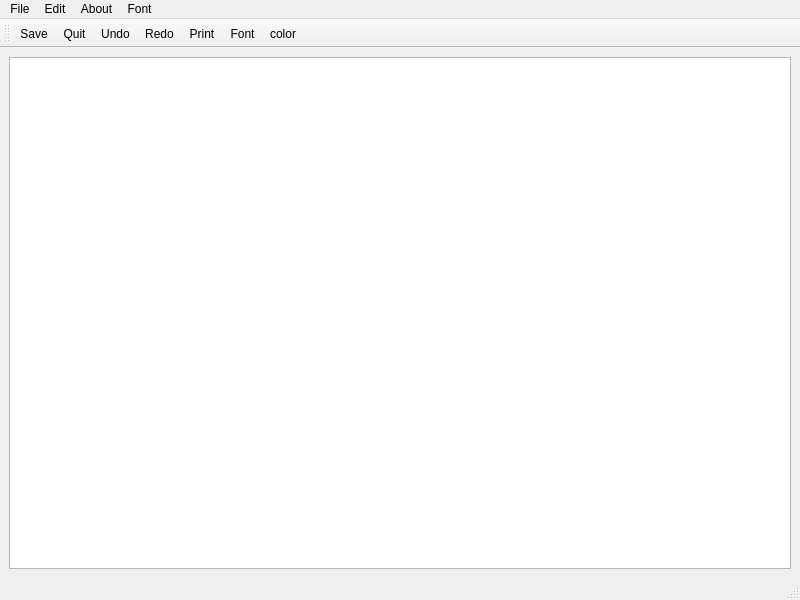
<?xml version="1.0" encoding="UTF-8"?>
<ui version="4.0">
 <class>MainWindow</class>
 <widget class="QMainWindow" name="MainWindow">
  <property name="geometry">
   <rect>
    <x>0</x>
    <y>0</y>
    <width>800</width>
    <height>600</height>
   </rect>
  </property>
  <property name="windowTitle">
   <string>MainWindow</string>
  </property>
  <widget class="QWidget" name="centralwidget">
   <layout class="QVBoxLayout" name="verticalLayout">
    <item>
     <widget class="QTextEdit" name="textEdit"/>
    </item>
   </layout>
  </widget>
  <widget class="QMenuBar" name="menubar">
   <property name="geometry">
    <rect>
     <x>0</x>
     <y>0</y>
     <width>800</width>
     <height>25</height>
    </rect>
   </property>
   <widget class="QMenu" name="menuFile">
    <property name="title">
     <string>File</string>
    </property>
    <addaction name="actionOpen"/>
    <addaction name="actionSave"/>
    <addaction name="separator"/>
    <addaction name="actionQuit"/>
   </widget>
   <widget class="QMenu" name="menuEdit">
    <property name="title">
     <string>Edit</string>
    </property>
    <addaction name="actionCopy"/>
    <addaction name="actionPaste"/>
    <addaction name="separator"/>
    <addaction name="actionUndo"/>
    <addaction name="actionRedo"/>
    <addaction name="actionPrint"/>
   </widget>
   <widget class="QMenu" name="menuAbout">
    <property name="title">
     <string>About</string>
    </property>
    <addaction name="actionAbout"/>
    <addaction name="actionAbout_Qt"/>
   </widget>
   <widget class="QMenu" name="menuFont">
    <property name="title">
     <string>Font</string>
    </property>
    <addaction name="actionFont"/>
    <addaction name="actioncolor"/>
   </widget>
   <addaction name="menuFile"/>
   <addaction name="menuEdit"/>
   <addaction name="menuAbout"/>
   <addaction name="menuFont"/>
  </widget>
  <widget class="QStatusBar" name="statusbar"/>
  <widget class="QToolBar" name="toolBar">
   <property name="windowTitle">
    <string>toolBar</string>
   </property>
   <attribute name="toolBarArea">
    <enum>TopToolBarArea</enum>
   </attribute>
   <attribute name="toolBarBreak">
    <bool>false</bool>
   </attribute>
   <addaction name="actionSave"/>
   <addaction name="actionQuit"/>
   <addaction name="actionUndo"/>
   <addaction name="actionRedo"/>
   <addaction name="actionPrint"/>
   <addaction name="actionFont"/>
   <addaction name="actioncolor"/>
  </widget>
  <action name="actionOpen">
   <property name="icon">
    <iconset resource="res.qrc">
     <normaloff>:/images/icons/open.png</normaloff>:/images/icons/open.png</iconset>
   </property>
   <property name="text">
    <string>Open</string>
   </property>
   <property name="shortcut">
    <string>Ctrl+O</string>
   </property>
  </action>
  <action name="actionSave">
   <property name="icon">
    <iconset resource="res.qrc">
     <normaloff>:/images/icons/save.png</normaloff>:/images/icons/save.png</iconset>
   </property>
   <property name="text">
    <string>Save</string>
   </property>
   <property name="shortcut">
    <string>Ctrl+S</string>
   </property>
  </action>
  <action name="actionQuit">
   <property name="icon">
    <iconset resource="res.qrc">
     <normaloff>:/images/icons/close.png</normaloff>:/images/icons/close.png</iconset>
   </property>
   <property name="text">
    <string>Quit</string>
   </property>
   <property name="shortcut">
    <string>Ctrl+Q</string>
   </property>
  </action>
  <action name="actionCopy">
   <property name="icon">
    <iconset resource="res.qrc">
     <normaloff>:/images/icons/copy.png</normaloff>:/images/icons/copy.png</iconset>
   </property>
   <property name="text">
    <string>Copy</string>
   </property>
   <property name="shortcut">
    <string>Ctrl+C</string>
   </property>
  </action>
  <action name="actionPaste">
   <property name="icon">
    <iconset resource="res.qrc">
     <normaloff>:/images/icons/paste.png</normaloff>:/images/icons/paste.png</iconset>
   </property>
   <property name="text">
    <string>Paste</string>
   </property>
   <property name="shortcut">
    <string>Ctrl+V</string>
   </property>
  </action>
  <action name="actionUndo">
   <property name="icon">
    <iconset resource="res.qrc">
     <normaloff>:/images/icons/undo.png</normaloff>:/images/icons/undo.png</iconset>
   </property>
   <property name="text">
    <string>Undo</string>
   </property>
   <property name="shortcut">
    <string>Ctrl+Z</string>
   </property>
  </action>
  <action name="actionRedo">
   <property name="icon">
    <iconset resource="res.qrc">
     <normaloff>:/images/icons/redo.png</normaloff>:/images/icons/redo.png</iconset>
   </property>
   <property name="text">
    <string>Redo</string>
   </property>
   <property name="shortcut">
    <string>Ctrl+R</string>
   </property>
  </action>
  <action name="actionAbout">
   <property name="icon">
    <iconset resource="res.qrc">
     <normaloff>:/images/icons/about.png</normaloff>:/images/icons/about.png</iconset>
   </property>
   <property name="text">
    <string>About</string>
   </property>
  </action>
  <action name="actionAbout_Qt">
   <property name="icon">
    <iconset resource="res.qrc">
     <normaloff>:/images/icons/aboutqt.png</normaloff>:/images/icons/aboutqt.png</iconset>
   </property>
   <property name="text">
    <string>About Qt</string>
   </property>
  </action>
  <action name="actionPrint">
   <property name="text">
    <string>Print</string>
   </property>
  </action>
  <action name="actionFont">
   <property name="text">
    <string>Font</string>
   </property>
  </action>
  <action name="actioncolor">
   <property name="text">
    <string>color</string>
   </property>
  </action>
 </widget>
 <resources>
  <include location="res.qrc"/>
 </resources>
 <connections/>
</ui>
